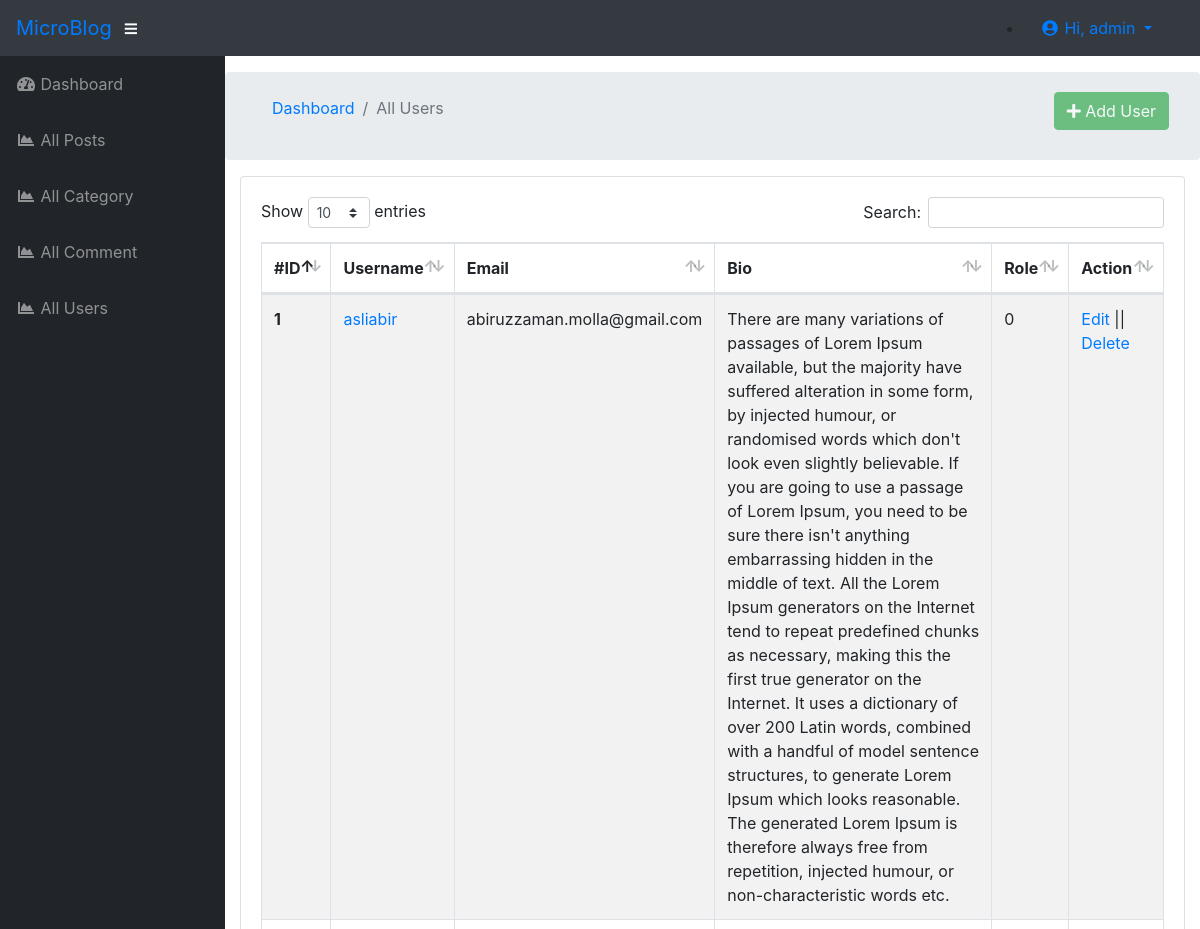
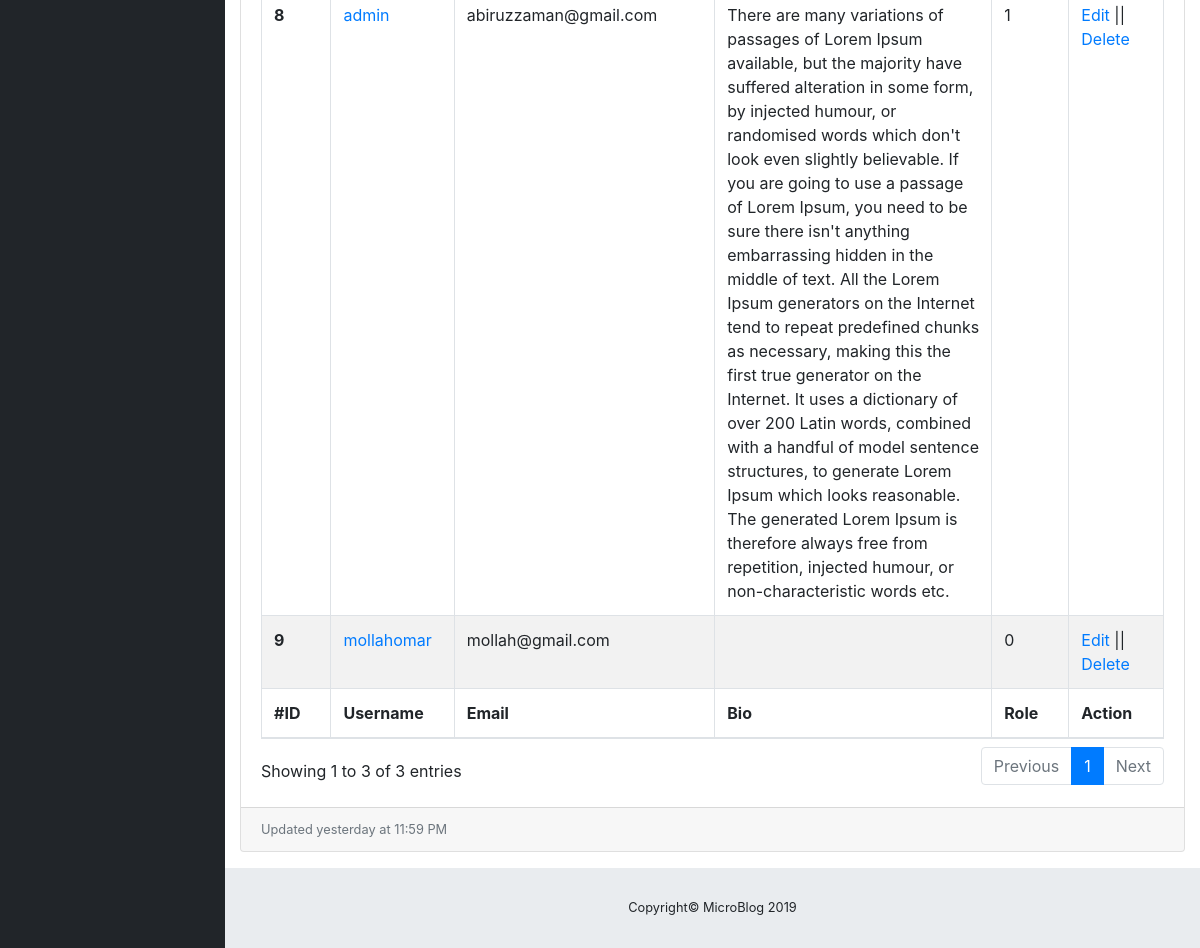
Page /admin/allUser.php (signed in) on the committed database (2 pictures, top to bottom).
### tables this page shows
CREATE TABLE `tbl_user` (
  `uid` int(10) NOT NULL,
  `username` varchar(30) NOT NULL,
  `fullName` varchar(60) DEFAULT NULL,
  `image` varchar(200) DEFAULT NULL,
  `title` varchar(50) DEFAULT NULL,
  `email` varchar(100) NOT NULL,
  `password` varchar(30) NOT NULL,
  `bio` varchar(5000) DEFAULT NULL,
  `role` tinyint(2) NOT NULL DEFAULT '1'
);

### admin/allUser.php (the view, shortened to what this page needs)
<?php ob_start();
include "inc/header.php"; ?>
<div id="wrapper">
    <?php include "inc/sidebar.php"; ?>
    <div id="content-wrapper">
        <div class="container-fluid">
            <div class="row breadcrumb dashboard-breadcrumb">
                <div class="col-md-8">
                    <ol class="breadcrumb">
                        <li class="breadcrumb-item">
                            <a href="index.php">Dashboard</a>
                        </li>
                        <li class="breadcrumb-item active">All Users</li>
                    </ol>
                </div>
                <div class="col-md-4">
                    <div class="btn-group float-right mt-2" role="group">
                        <a class="btn btn-success btn-md disabled" href="addCategory.php">
                            <i class="fa fa-plus" aria-hidden="true"></i> Add User</a>
                    </div>
                </div>
            </div>
            <div class="card mb-3">
                <div class="card-body">
                    <div class="table-responsive">
                        <table class="table table-bordered table-striped table-hover" id="dataTable" width="100%" cellspacing="0">
                            <thead>
                                <tr>
                                    <th>#ID</th>
                                    <th>Username</th>
                                    <th>Email</th>
                                    <th>Bio</th>
                                    <th>Role</th>
                                    <th>Action</th>
                                </tr>
                            </thead>
                            <tfoot>
                                <tr>
                                    <th>#ID</th>
                                    <th>Username</th>
                                    <th>Email</th>
                                    <th>Bio</th>
                                    <th>Role</th>
                                    <th>Action</th>
                                </tr>
                            </tfoot>
                            <tbody>
                                <?php
                                $sql = "SELECT * FROM `tbl_user`";
                                $result = $db->query($sql);
                                while ($row = $result->fetch_assoc()) {
                                    ?>
                                    <tr>
                                        <th scope="row"><?php echo $row['uid']; ?></th>
                                        <td><a href="http://ilkoblog.test/userprofile.php?uid=<?php echo $row['uid']; ?>"><?php echo $row['username']; ?></a></td>
                                        <td><?php echo $row['email']; ?></td>
                                        <td><?php echo $row['bio']; ?></td>
                                        <td><?php echo $row['role']; ?></td>
                                        <td><a href="editUser.php?id=<?php echo $row['uid']; ?>">Edit</a> || <a href="?delID=<?php echo $row['uid']; ?>" onclick="return confirm('Are you sure?');">Delete</a></td>
                                    </tr>
                                <?php } ?>
                            </tbody>
                        </table>
                    </div>
                </div>
                <div class="card-footer small text-muted">Updated yesterday at 11:59 PM</div>
            </div>
        </div>
        <?php include "inc/footer.php"; ?>

### rows in the picture
tbl_user: uid "1", username "asliabir", email "abiruzzaman.molla@gmail.com", bio "There are many variations of passages of Lorem Ipsum available, but the majority have suffered alteration in some form, by injected humour, or randomised words which don't look even slightly believable. If you are going to use a passage of Lorem Ipsum, you need to be sure there isn't anything embarrassing hidden in the middle of text. All the Lorem Ipsum generators on the Internet tend to repeat predefined chunks as necessary, making this the first true generator on the Internet. It uses a dictionary of over 200 Latin words, combined with a handful of model sentence structures, to generate Lorem Ipsum which looks reasonable. The generated Lorem Ipsum is therefore always free from…", role "0"
tbl_user: uid "8", username "admin", email "abiruzzaman@gmail.com", bio "There are many variations of passages of Lorem Ipsum available, but the majority have suffered alteration in some form, by injected humour, or randomised words which don't look even slightly believable. If you are going to use a passage of Lorem Ipsum, you need to be sure there isn't anything embarrassing hidden in the middle of text. All the Lorem Ipsum generators on the Internet tend to repeat predefined chunks as necessary, making this the first true generator on the Internet. It uses a dictionary of over 200 Latin words, combined with a handful of model sentence structures, to generate Lorem Ipsum which looks reasonable. The generated Lorem Ipsum is therefore always free from…", role "1"
tbl_user: uid "9", username "mollahomar", email "mollah@gmail.com", role "0"

### other values in the picture
$_SESSION['username'] "admin"
